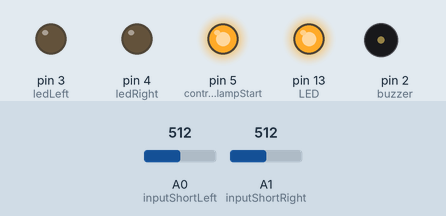
Simulated run of this sketch. Board: Arduino Uno, built with avr-gcc and run on an emulated ATmega328P. On the bench: output pins drawn as LEDs (lit = HIGH), buzzer (waves = sounding, pin HIGH). The inputs (shaded band) are chosen by the test bench; at power-on: A0 (inputShortLeft) = 512, A1 (inputShortRight) = 512.

Above: at 1.2 s.
1.3 s: A0 (inputShortLeft) set to 212
2.8 s: A0 (inputShortLeft) set to 190
At 4.0 s:
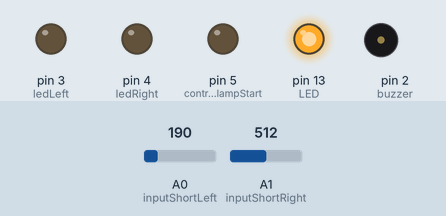
4.3 s: A1 (inputShortRight) set to 32
5.8 s: A1 (inputShortRight) set to 26
At 6.5 s:
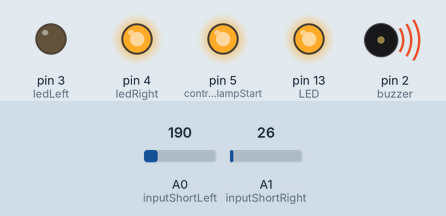
7.3 s: A0 (inputShortLeft) set to 32
8.8 s: A0 (inputShortLeft) set to 26
At 9.9 s:
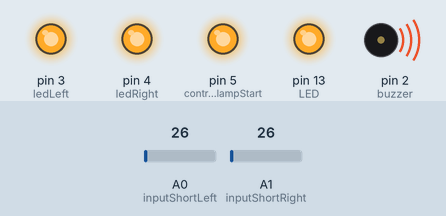
Timing chart, 0 to 11.3 s (numbered marks = the images above; inputs shaded):
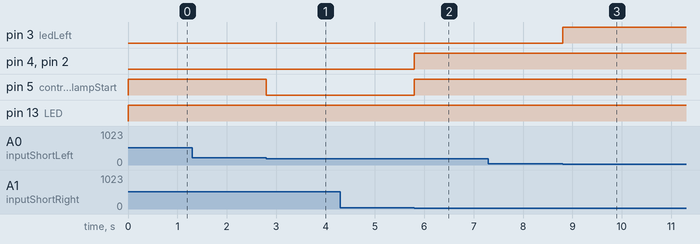

Measured:
- the behaviour switches between 201 and 200 on A0 (inputShortLeft) (found by bisection; images 0 and 1)
- the behaviour switches between 30 and 29 on A1 (inputShortRight) (found by bisection; images 1 and 2)
- the behaviour switches between 30 and 29 on A0 (inputShortLeft) (found by bisection; images 2 and 3)
- after the input at 1.3 s, every drawn part: stays the same
- after the input at 2.8 s, pin 5 (controlWireClampStart): HIGH → LOW at once
- after the input at 4.3 s, every drawn part: stays the same
- after the input at 5.8 s, pin 4 (ledRight), pin 5 (controlWireClampStart), pin 2 (buzzer): LOW → HIGH at once
- after the input at 7.3 s, every drawn part: stays the same
- after the input at 8.8 s, pin 3 (ledLeft): LOW → HIGH at once

The sketch:

shortDetector.ino
```cpp
#define inputShortLeft A0
#define inputShortRight A1
#define buzzer 2
#define ledLeft 3
#define ledRight 4
#define LED 13
#define controlWireClampStart 5

int dataInputLeft, dataInputRight;
int tresholdValue = 30;
int tresholdpluged = 200; //unpluged = 1023

void setup() {
  Serial.begin(9600);
  pinMode(inputShortLeft,INPUT_PULLUP);
  pinMode(inputShortRight,INPUT_PULLUP);
  pinMode(buzzer,OUTPUT);
  pinMode(ledLeft,OUTPUT);
  pinMode(ledRight,OUTPUT);
  pinMode(LED,OUTPUT);
  pinMode(controlWireClampStart,OUTPUT);

}

void loop() {
  // put your main code here, to run repeatedly:
  dataInputLeft = analogRead(inputShortLeft);
  dataInputRight = analogRead(inputShortRight);

  if(dataInputLeft < tresholdValue){
    digitalWrite(ledLeft,HIGH);
    digitalWrite(buzzer,HIGH);
    digitalWrite(controlWireClampStart,HIGH);

  }

  else if(dataInputRight < tresholdValue){
    digitalWrite(ledRight,HIGH);
    digitalWrite(buzzer,HIGH);
    digitalWrite(controlWireClampStart,HIGH);
  }
  else{
    digitalWrite(ledRight,LOW);
    digitalWrite(buzzer,LOW);
    digitalWrite(ledLeft,LOW);
    digitalWrite(buzzer,LOW);
    if (dataInputLeft > tresholdpluged && dataInputRight > tresholdpluged){
      digitalWrite(controlWireClampStart,HIGH);
    }
    else {
      digitalWrite(controlWireClampStart,LOW);
    }
  }


//  Serial.print("Data Left :\t");
//  Serial.print(dataInputLeft);
//  Serial.print("\tData Right :\t");
//  Serial.println(dataInputRight);
  digitalWrite(LED, HIGH);

}
```
